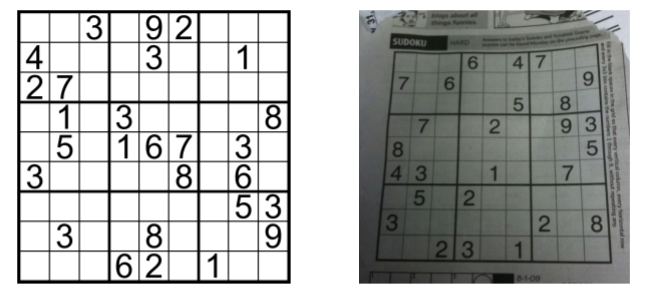
#> input picture Pratica G4/Delivery4/img.png, 650 x 300 px, given in place of robocup.mp4, which was not available
$ python 1_gradients.py
#> lines starting #> are read from the running program, lines starting #| are printed output that depends on the picture; after the words box and inside, x2 and y2 are one past the last pixel; in counts of white or black regions, pixels touching at a corner belong together; pictures that were not available may be replaced by others from this repository, and a replacement may not be noted
import numpy as np
import cv2 as cv
from matplotlib import pyplot as plt

def event(value):
    pass

cap = cv.VideoCapture('robocup.mp4')

cv.namedWindow('0: Laplacian, 1: SobelX, 2: SobelY, 3: Scharr')

cv.createTrackbar('ID', '0: Laplacian, 1: SobelX, 2: SobelY, 3: Scharr', 0, 3, event)

while cap.isOpened():
    ret, frame = cap.read()
#> frame is the input picture: shape (300, 650, 3); mean B, G, R 177.9, 179.5, 178.1
    frameg = cv.cvtColor(frame, cv.COLOR_BGR2GRAY)

    if not ret:
        print("Can't receive frame (stream end?). Exiting ...")
        break

    id = cv.getTrackbarPos('ID', '0: Laplacian, 1: SobelX, 2: SobelY, 3: Scharr')

    res = None;

    if(id == 0):
        res = cv.Laplacian(frameg,cv.CV_64F)
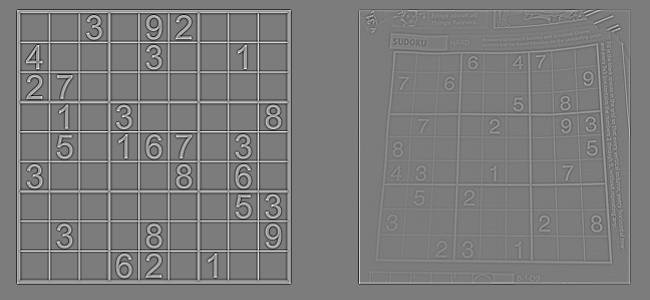
#> res: shape (300, 650) float64; min -308, max 324, mean 0; drawn with min black and max white
    if(id == 1):
        res = cv.Sobel(frame,cv.CV_64F,1,0,ksize=5)
    if(id == 2):
        res = cv.Sobel(frame,cv.CV_64F,0,1,ksize=-1)
    if(id == 3):
        res = cv.Scharr(frameg,cv.CV_64F,0,1)

	#cv.imshow('Original video', frame)
    cv.imshow('0: Laplacian, 1: SobelX, 2: SobelY, 3: Scharr', res)
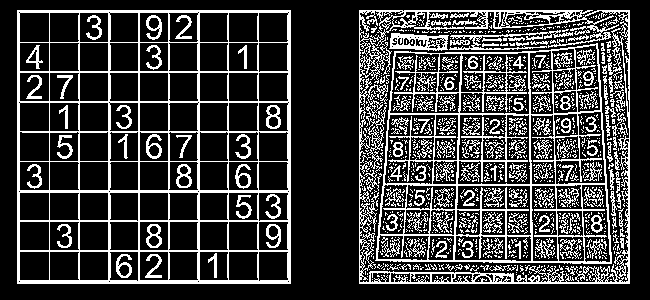
#> window '0: Laplacian, 1: SobelX, 2: So': shape (300, 650); 23.5% white in thin lines or dots, all inside (x1, y1, x2, y2) = (17, 10, 630, 284)

    k = cv.waitKey(5) & 0xFF
#> (key Esc is pressed here)
    if k == 27:
        break

cap.release()
cv.destroyAllWindows()

$ run again, on Pratica G4/Delivery4/campo.png
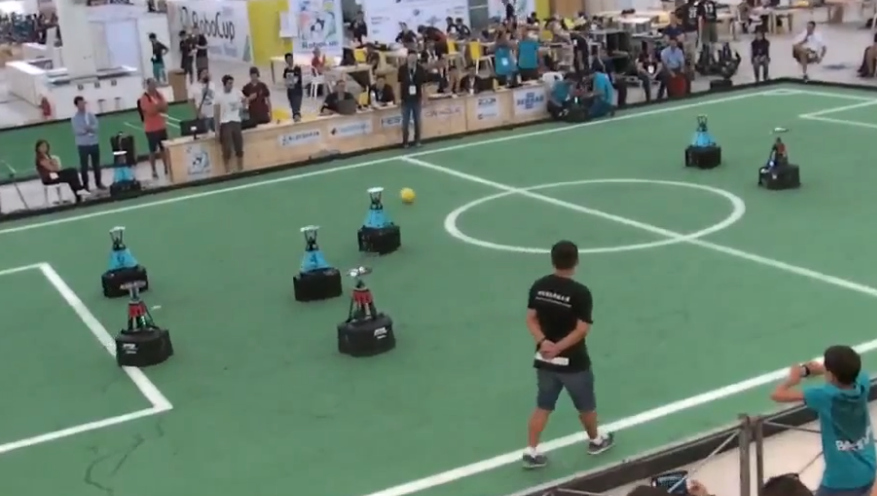
#> input picture Pratica G4/Delivery4/campo.png, 877 x 496 px, given in place of robocup.mp4, which was not available
#> frame is the input picture: shape (496, 877, 3); mean B, G, R 112.8, 129.4, 107.2
#> `res = cv.Laplacian(frameg,cv.CV_64F)`:
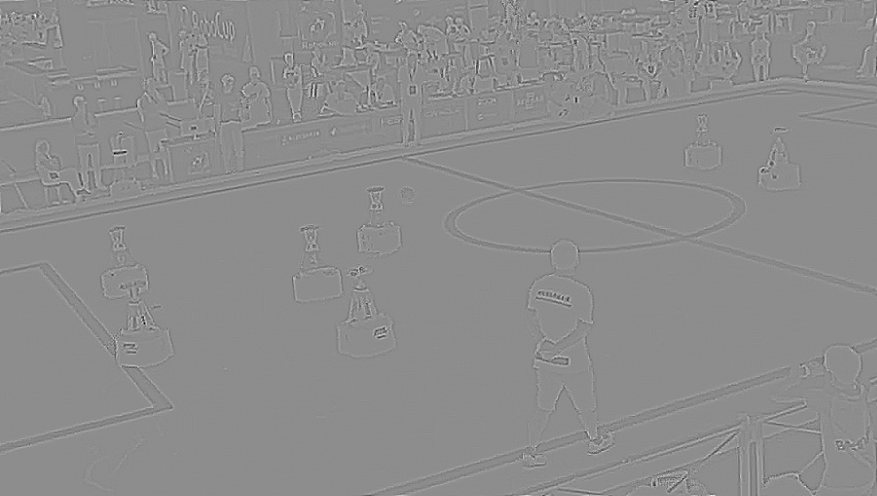
#> res: shape (496, 877) float64; min -217, max 175, mean 0; drawn with min black and max white
#> `cv.imshow('0: Laplacian, 1: SobelX, 2: SobelY, 3: Scharr', res)`:
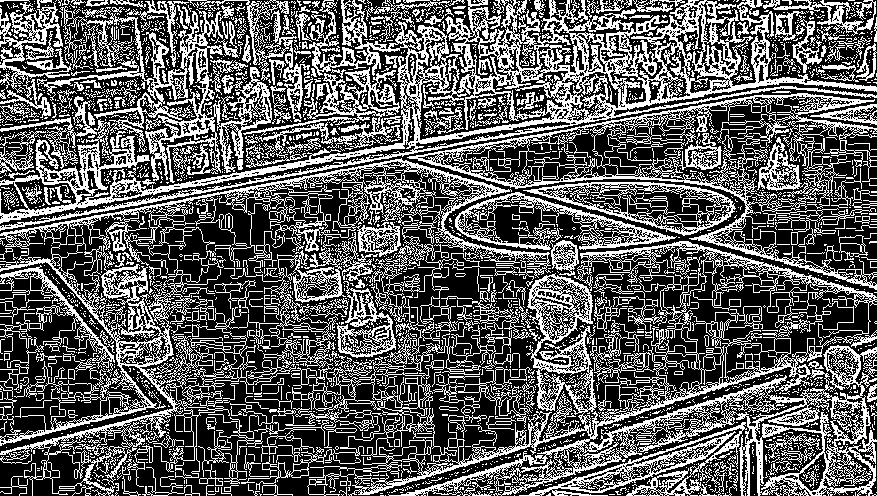
#> window '0: Laplacian, 1: SobelX, 2: So': shape (496, 877); 37.1% white in thin lines or dots
